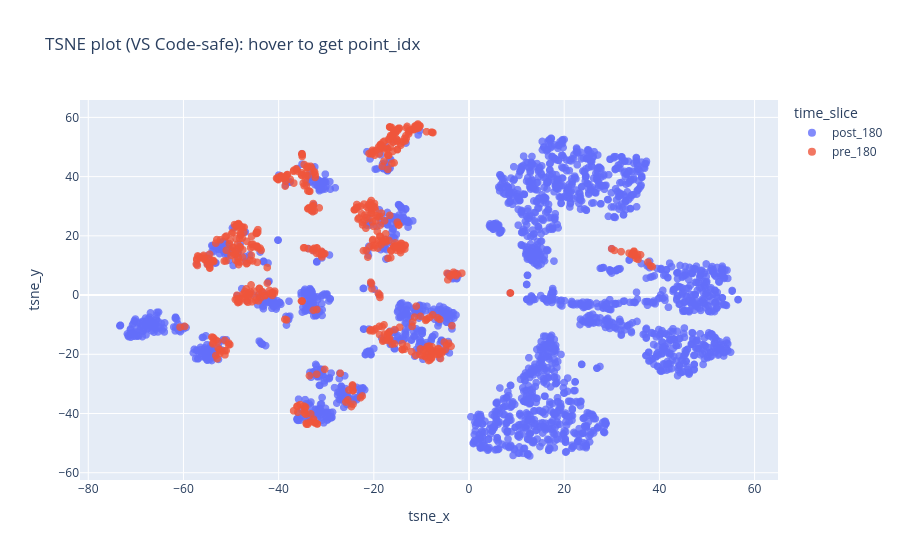

Notebook code cell kept with this figure:
### Code cell
# VS Code-safe interactive-ish view (no anywidget/FigureWidget dependency)
# Hover points to read `point_idx`, then use helper functions below.

import plotly.express as px
import textwrap

space = "tsne"  # "tsne" or "pca"
if space == "tsne":
    x_col, y_col = "tsne_x", "tsne_y"
else:
    x_col, y_col = "pca_x", "pca_y"

plot_df = points_df.copy()

# Wrap sentence text to ~60 chars per line, capped at 3 lines
def wrap_sentence(text, width=60, max_lines=3):
    lines = textwrap.wrap(str(text), width=width)
    if len(lines) > max_lines:
        lines = lines[:max_lines]
        lines[-1] = lines[-1][:57] + "..."
    return "<br>".join(lines)

plot_df["sentence_wrapped"] = plot_df["sentence_text"].apply(wrap_sentence)

fig = px.scatter(
    plot_df,
    x=x_col,
    y=y_col,
    color=color_by,
    hover_name="point_idx",
    hover_data={
        "point_idx": True,
        "pred_label": True,
        "time_slice": True,
        "creator": True,
        "title": True,
        "sentence_index": True,
        "sentence_wrapped": True,
        x_col: ":.3f",
        y_col: ":.3f",
    },
    title=f"{space.upper()} plot (VS Code-safe): hover to get point_idx",
    opacity=0.8,
)

fig.update_traces(marker=dict(size=8))
fig.update_layout(
    height=560,
    width=900,
    hoverlabel=dict(
        bgcolor="white",
        font_size=12,
        namelength=-1,
    ),
)
fig.show()

print("Hover a dot to read point_idx, then run:")
print("  show_neighbor_contexts(point_index=<idx>, k=10, space='tsne')")
print("or:")
print("  plot_with_highlight(point_index=<idx>)")

### Figure 1 — Plotly figure (JSON) as saved in the notebook; plotly's stock layout.template omitted (floating-point values rounded to 4 significant figures; data arrays with more than 128 entries replaced by an {"elided": "..."} marker saying what was removed)
{"data": [{"customdata": {"elided": "2414x7 mixed values"}, "hovertemplate": "<b>%{hovertext}</b><br><br>time_slice=%{customdata[2]}<br>tsne_x=%{x:.3f}<br>tsne_y=%{y:.3f}<br>point_idx=%{customdata[0]}<br>pred_label=%{customdata[1]}<br>creator=%{customdata[3]}<br>title=%{customdata[4]}<br>sentence_index=%{customdata[5]}<br>sentence_wrapped=%{customdata[6]}<extra></extra>", "hovertext": {"elided": "2414 float values"}, "legendgroup": "post_180", "marker": {"color": "#636efa", "opacity": 0.8, "size": 8, "symbol": "circle"}, "mode": "markers", "name": "post_180", "showlegend": true, "type": "scattergl", "x": {"elided": "2414 float values"}, "xaxis": "x", "y": {"elided": "2414 float values"}, "yaxis": "y"}, {"customdata": {"elided": "586x7 mixed values"}, "hovertemplate": "<b>%{hovertext}</b><br><br>time_slice=%{customdata[2]}<br>tsne_x=%{x:.3f}<br>tsne_y=%{y:.3f}<br>point_idx=%{customdata[0]}<br>pred_label=%{customdata[1]}<br>creator=%{customdata[3]}<br>title=%{customdata[4]}<br>sentence_index=%{customdata[5]}<br>sentence_wrapped=%{customdata[6]}<extra></extra>", "hovertext": {"elided": "586 float values"}, "legendgroup": "pre_180", "marker": {"color": "#EF553B", "opacity": 0.8, "size": 8, "symbol": "circle"}, "mode": "markers", "name": "pre_180", "showlegend": true, "type": "scattergl", "x": {"elided": "586 float values"}, "xaxis": "x", "y": {"elided": "586 float values"}, "yaxis": "y"}], "layout": {"height": 560, "hoverlabel": {"bgcolor": "white", "font": {"size": 12}, "namelength": -1}, "legend": {"title": {"text": "time_slice"}, "tracegroupgap": 0}, "title": {"text": "TSNE plot (VS Code-safe): hover to get point_idx"}, "width": 900, "xaxis": {"anchor": "y", "domain": [0, 1], "title": {"text": "tsne_x"}}, "yaxis": {"anchor": "x", "domain": [0, 1], "title": {"text": "tsne_y"}}}}
